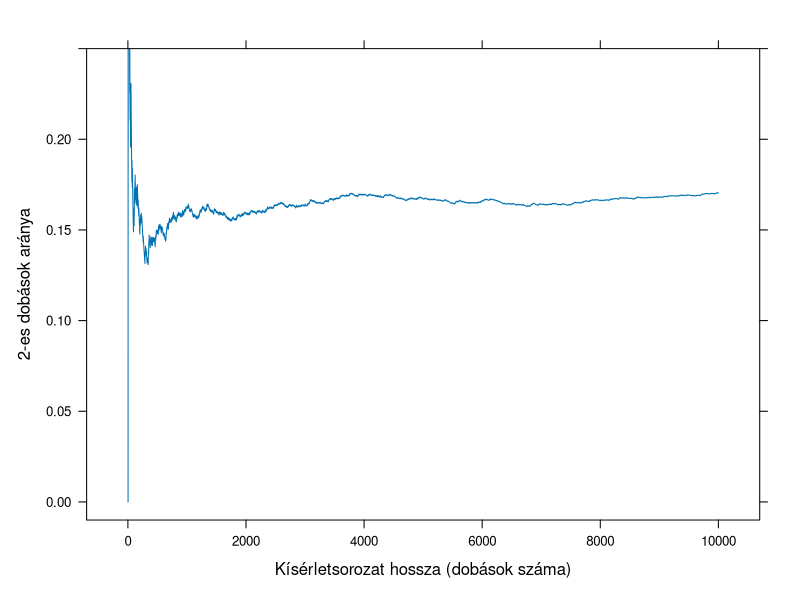
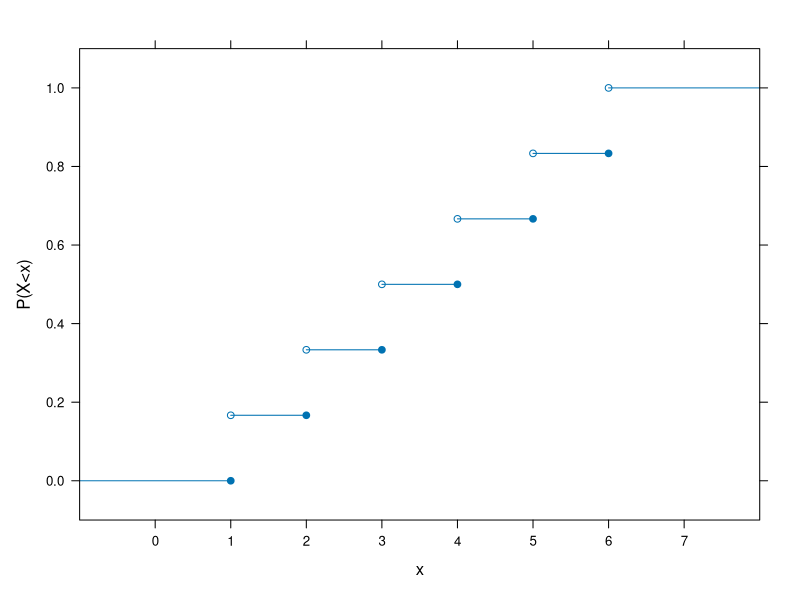
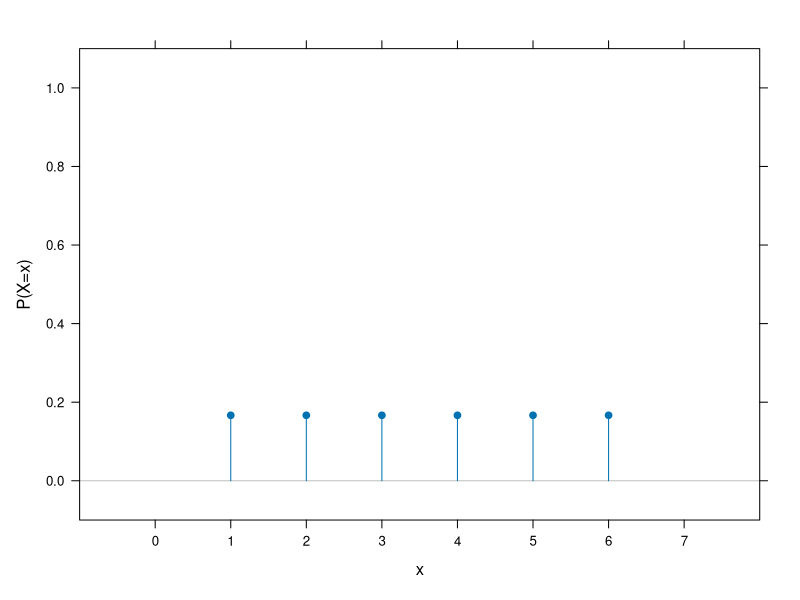
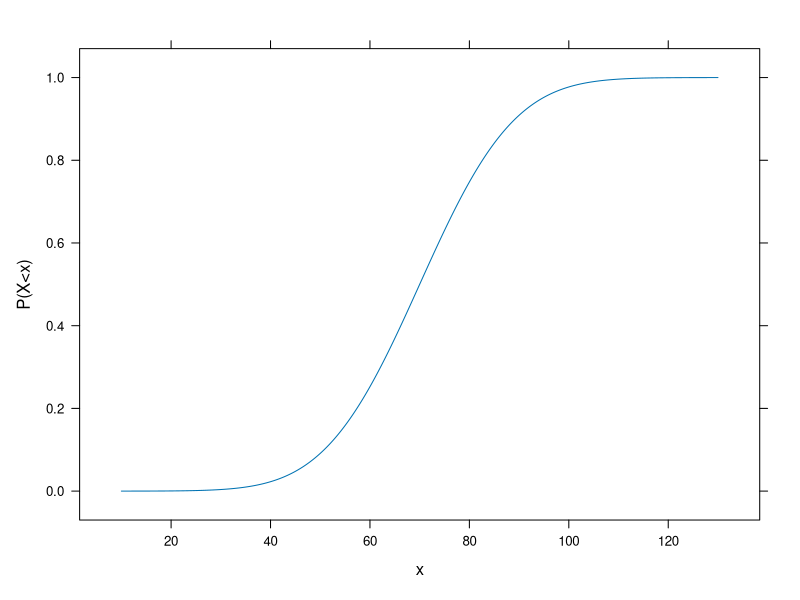
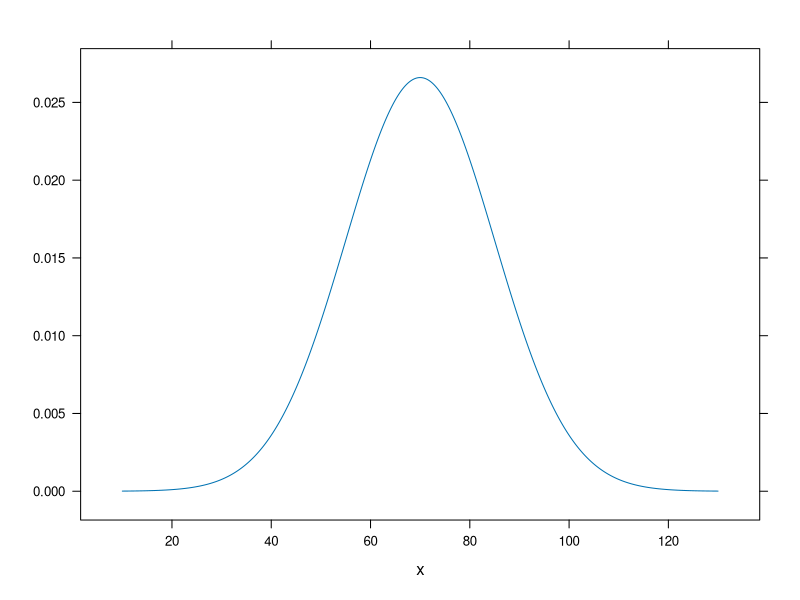

R code for these plots, in order:
## ---- chunk 1
cat("<div style='text-align: right;border-bottom: 1px solid black; width: 40%;margin-left:auto; margin-right:0'>A valószínűségszámítás nem más, mint számokra átváltott józan ész.</div><div style='text-align: right; width:40%;margin-left:auto;margin-right:0'><i>Pierre-Simon de Laplace</i></div><br>")
## ---- chunk 2
cat("<div style='text-align: right;border-bottom: 1px solid black; width: 40%;margin-left:auto; margin-right:0'>Mert töredékes az ismeretünk, és töredékes a prófétálásunk.</div><div style='text-align: right; width:40%;margin-left:auto;margin-right:0'><i>Szent Pál</i></div><br>")
## ---- chunk 3
cat("<div style='text-align: right;border-bottom: 1px solid black; width: 40%;margin-left:auto; margin-right:0'>A valószínű az, ami legtöbbször megtörténik.</div><div style='text-align: right; width:40%;margin-left:auto;margin-right:0'><i>Arisztotelész</i></div><br>")
## ---- chunk 4
N <- 10000
lattice::xyplot( cumsum( sample( 0:1, N, replace = TRUE, prob = c( 5/6, 1/6 ) ) )/( 1:N )~( 1:N ),
                 type = "l", xlab = "Kísérletsorozat hossza (dobások száma)", ylab = "2-es dobások aránya",
                 ylim = c( -0.01, 0.25 ) )
## ---- chunk 5
cat("<div style='text-align: right;border-bottom: 1px solid black; width: 40%;margin-left:auto; margin-right:0'>A matematikaóra nehéz. Nem megyünk vásárolni?</div><div style='text-align: right; width:40%;margin-left:auto;margin-right:0'><i>Barbie (1992-es 'Beszélő Barbie' kiadás)</i></div><br>")
## ---- chunk 6
lattice::xyplot( (1:6)/6 ~ 1:6, xlim = c( -1, 8 ), ylim = c( -0.1, 1.1 ), scales = list( x = list( at = 0:7 ) ),
                 xlab = "x", ylab = "P(X<x)",
                 panel = function( x, y, ... ) {
                   lattice::panel.segments( c( -10, x ), c( 0, y ), c( x, 10 ), c( 0, y ),
                                            col = lattice::trellis.par.get()$superpose.line$col[1] )
                   lattice::panel.points( x, c( 0, y[ -length(y) ] ), pch = 19 )
                   lattice::panel.points( x, y )
                 })
## ---- chunk 7
lattice::xyplot( rep( 1/6, 6 ) ~ 1:6, xlim = c( -1, 8 ), ylim = c( -0.1, 1.1 ), abline = list( h = 0, col = "gray" ),
                 scales = list( x = list( at = 0:7 ) ), xlab = "x", ylab = "P(X=x)",
                 panel = function( x, y, ... ) {
                   lattice::panel.xyplot( x, y, type = "h", ... )
                   lattice::panel.points( x, y, pch = 19 )
                 })
## ---- chunk 8
lattice::xyplot( pnorm( seq( 10, 130, 0.01 ), 70, 15 )~seq( 10, 130, 0.01 ), type = "l", xlab = "x", ylab = "P(X<x)" )
## ---- chunk 9
lattice::xyplot( dnorm( seq( 10, 130, 0.01 ), 70, 15 )~seq( 10, 130, 0.01 ), type = "l", xlab = "x", ylab = "" )
